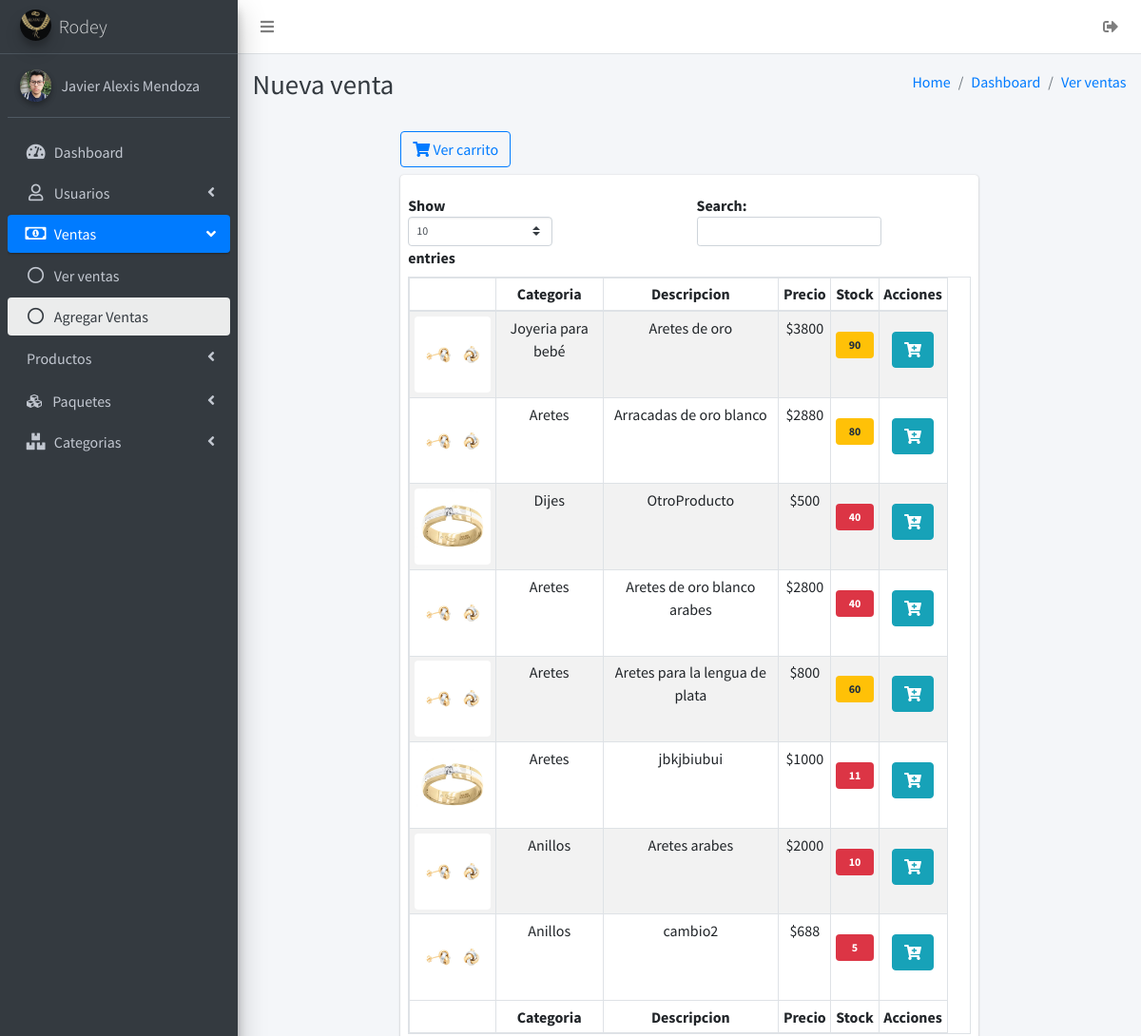
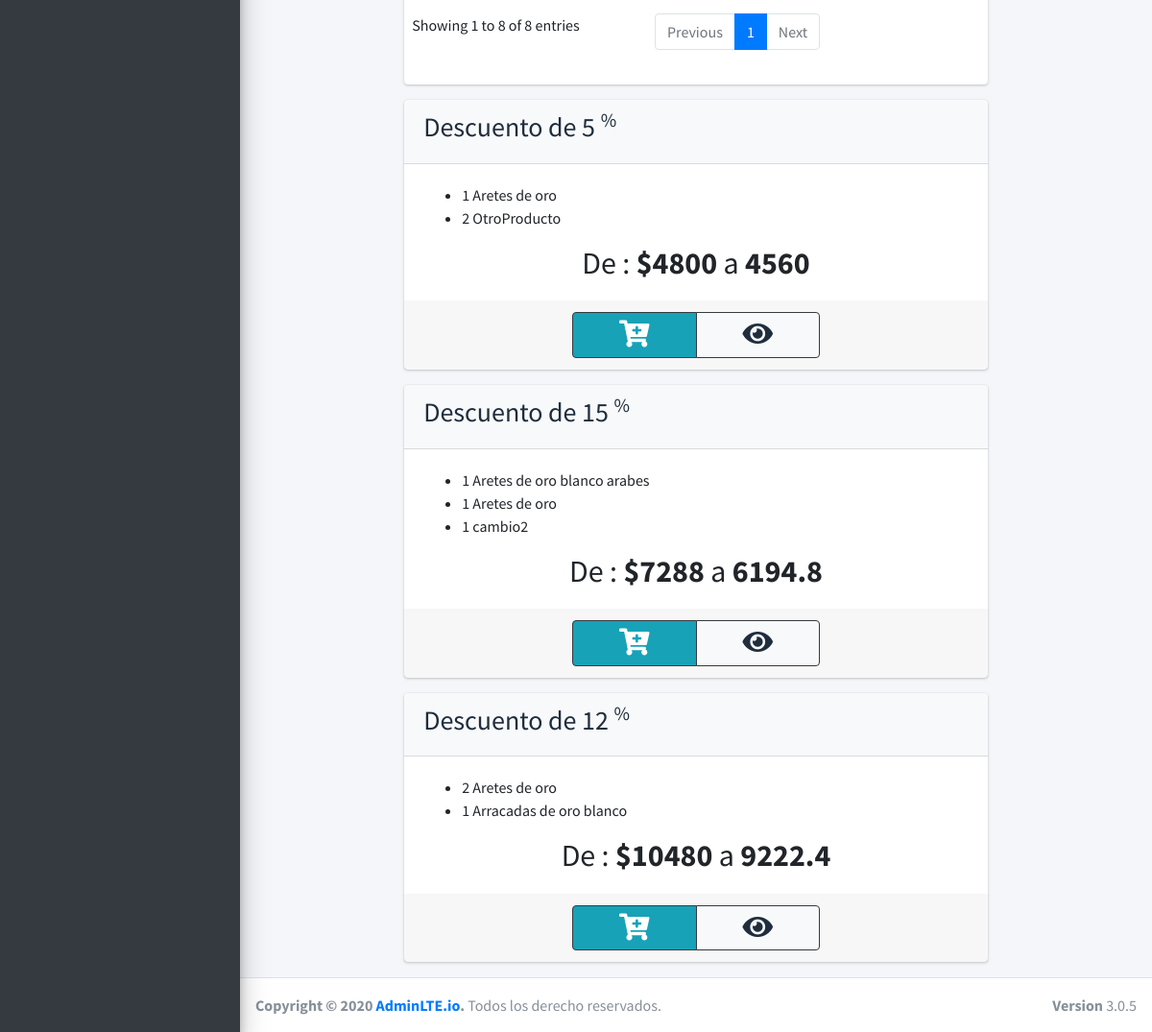
The page /ventas/accionesVenta/nuevaVenta.php (signed in) on the database its author committed (2 pictures, top to bottom).
### tables this page shows
CREATE TABLE `usuarios` (
  `idusuarios` int NOT NULL AUTO_INCREMENT,
  `nombre` varchar(45) NOT NULL,
  `apellidoP` varchar(45) NOT NULL,
  `apellidoM` varchar(45) NOT NULL,
  `numeroCelular` varchar(20) DEFAULT NULL,
  `correoElectronico` varchar(45) DEFAULT NULL,
  `direccion` varchar(100) DEFAULT NULL,
  `estado` tinyint(1) NOT NULL DEFAULT '1',
  `usuario` varchar(30) NOT NULL,
  `contraseña` varchar(300) NOT NULL,
  `imgUsuario` varchar(200) DEFAULT NULL,
  `categoria_usuario` int NOT NULL,
  PRIMARY KEY (`idusuarios`),
  KEY `fk_categoria_idx` (`categoria_usuario`),
  CONSTRAINT `fk_categoria` FOREIGN KEY (`categoria_usuario`) REFERENCES `categoria_usuario` (`idcategoria_usuario`)
);

CREATE TABLE `producto` (
  `idProducto` int NOT NULL AUTO_INCREMENT,
  `categoria_kf` int NOT NULL,
  `descripcion` varchar(150) NOT NULL,
  `costo_compra` float NOT NULL,
  `costo_venta` float NOT NULL,
  `cantidad_stock` int NOT NULL,
  `img_producto` varchar(200) DEFAULT NULL,
  PRIMARY KEY (`idProducto`),
  KEY `fk_producto_categoria_idx` (`categoria_kf`),
  CONSTRAINT `fk_producto_categoria` FOREIGN KEY (`categoria_kf`) REFERENCES `categoria_producto` (`idcategoria_producto`)
);

CREATE TABLE `categoria_producto` (
  `idcategoria_producto` int NOT NULL AUTO_INCREMENT,
  `categoria` varchar(45) NOT NULL,
  PRIMARY KEY (`idcategoria_producto`)
);

CREATE TABLE `stockUsuario` (
  `idUsuario` int NOT NULL,
  `idProducto` int NOT NULL,
  `cantidadProducto` int NOT NULL,
  KEY `fk_stockProducto_idx` (`idProducto`),
  KEY `fk_stockUsuario_idx` (`idUsuario`),
  CONSTRAINT `fk_stockProducto` FOREIGN KEY (`idProducto`) REFERENCES `producto` (`idProducto`),
  CONSTRAINT `fk_stockUsuario` FOREIGN KEY (`idUsuario`) REFERENCES `usuarios` (`idusuarios`)
);

CREATE TABLE `Paquetes` (
  `idpaquete` int NOT NULL AUTO_INCREMENT,
  `idusuario` int NOT NULL,
  `fecha` datetime NOT NULL,
  `precioOriginal` float NOT NULL,
  `precioVenta` float NOT NULL,
  `porcentaje` float NOT NULL,
  PRIMARY KEY (`idpaquete`),
  KEY `idpaquete_idx` (`idpaquete`),
  KEY `fk_usuario_idx` (`idusuario`),
  CONSTRAINT `fk_usuario` FOREIGN KEY (`idusuario`) REFERENCES `usuarios` (`idusuarios`)
);

### ventas/accionesVenta/nuevaVenta.php (the view, shortened to what the rows shown need)
<?php
include '../../sessionIniciada.php';
?>
<!DOCTYPE html>
<html>
<head>
    <link rel="stylesheet" href="../../plugins/fontawesome-free/css/all.min.css">
    <link rel="stylesheet" href="https://code.ionicframework.com/ionicons/2.0.1/css/ionicons.min.css">
    <link rel="stylesheet" href="../../plugins/tempusdominus-bootstrap-4/css/tempusdominus-bootstrap-4.min.css">
    <link rel="stylesheet" href="../../dist/css/adminlte.min.css">
    <link rel="stylesheet" href="../../plugins/overlayScrollbars/css/OverlayScrollbars.min.css">
</head>
<body class="hold-transition sidebar-mini layout-fixed">
    <div class="wrapper">
        <aside class="main-sidebar sidebar-dark-primary elevation-4">
            <div class="sidebar">
                <div class="user-panel mt-3 pb-3 mb-3 d-flex">
                    <div class="image">
                        <img src="../<?= $IMGUSER ?>" class="img-circle elevation-2" alt="User Image">
                    </div>
                    <div class="info">
                        <a href="#" class="d-block"><?php echo $NOMBREUSER ?></a>
                    </div>
                </div>
            </div>
        </aside>
        <div class="content-wrapper">
            <div class="content-header">
                <div class="container-fluid">
                    <div class="row mb-2">
                        <div class="col-sm-6">
                            <h1 class="m-0 text-dark">Nueva venta</h1>
                        </div>
                    </div>
                </div>
            </div>
            <section class="content">
                <div class="container-fluid">
                    <?php
                    include '../../conexiones/conexion.php';
                    $sql = "CALL select_productos_usuario(" . $_SESSION['idusuario'] . ")";
                    $resultado = $conexion->query($sql);
                    ?>
                    <div class="row justify-content-center">
                        <div class="col-lg-8 col-md-10 col-sm-12 justify-content-center">
                            <div class="card">
                                <div
                                    class="card-body w-100 px-2                                                                                                                                                                                                              ">
                                    <table id="example2"
                                        class="table-sm table-hover table-responsive table table-striped table-bordered text-center">
                                        <thead>
                                            <tr>
                                                <th></th>
                                                <th>Categoria</th>
                                                <th>Descripcion</th>
                                                <th>Precio</th>
                                                <th>Stock</th>
                                                <th>Acciones</th>
                                            </tr>
                                        </thead>
                                        <tbody>
                                            <?php
                                            while ($mostrar = mysqli_fetch_array($resultado)) {
                                                $img = $mostrar['img'];
                                            ?>
                                            <tr>
                                                <td><img src="../../img_productos/<?= $img ?>" class="img-rounded"
                                                        alt="" width="80"></td>
                                                <td><?php echo $mostrar['categoria'] ?></td>
                                                <td><?php echo $mostrar['descripcion'] ?></td>
                                                <td><?php echo '$' . $mostrar['costo'] ?></td>
                                                <td><span
                                                        class="badge mt-3 d-block py-2 <?= ($mostrar['stock'] < 50) ? "badge-danger" : (($mostrar['stock'] < 100) ? "badge-warning" : "badge-success") ?> "><?php echo $mostrar['stock'] ?></span>
                                                </td>
                                                <td>
                                                    <div class="btn-group btn-group  mt-3">
                                                        <a class="btn btn-info" href=""><i
                                                                class="fas fa-cart-plus"></i></a>
                                                    </div>
                                                </td>
                                            </tr>
                                            <?php } ?>
                                        </tbody>
                                        <tfoot>
                                            <tr>
                                                <th></th>
                                                <th>Categoria</th>
                                                <th>Descripcion</th>
                                                <th>Precio</th>
                                                <th>Stock</th>
                                                <th>Acciones</th>
                                            </tr>
                                        </tfoot>
                                    </table>
                                </div>
                            </div>
                        </div>
                    </div>
                    <div class="row justify-content-center ">
                        <?php
                        include '../../conexiones/conexion.php';
                        $sqlPaquetes = "SELECT * FROM Joyeria.Paquetes;";
                        $resPaquetes = $conexion->query($sqlPaquetes);
                        while ($mostrar = mysqli_fetch_array($resPaquetes)) {
                            include '../../conexiones/conexion.php';
                            $sqlgetPaquete = 'call getCountProductosPaquete(' . $mostrar['idpaquete'] . ','.$_SESSION['idusuario'].');';
                            $packList = $conexion->query($sqlgetPaquete);
                            $numeroT=mysqli_num_rows($packList);
                            $mtp = mysqli_fetch_array($packList);
                            if($mtp['total']==$numeroT){
                                include '../../conexiones/conexion.php';
                                $sqlgetPaqueteRest = 'call getPaquetes(' . $mostrar['idpaquete'] . ');';
                                $packListRest = $conexion->query($sqlgetPaqueteRest);
                                $lista = "";
                                while ($mtpRest = mysqli_fetch_array($packListRest)) {
                                    $lista .= "<li>";
                                    $lista .= $mtpRest['cantidad_T'] . " " . $mtpRest['descripcion'];
                                    $lista .= "</li>";
                                }
                                echo '<div class="col-lg-8 col-sm-12 ">
                                        <div class="card card-light">
                                            <div class="card-header d-flex justify-content-between">
                                                <h3 class="text-left">Descuento de ' . $mostrar['porcentaje'] . ' <sup style="font-size: 20px">%</sup> </h3>
                                            </div>
                                            <div class="card-body">
                                                <ul>
                                                    ' . $lista . '
                                                </ul>
                                            <p class="card-text text-center h2">De : <strong >$' . $mostrar['precioOriginal'] . '</strong> a <strong>'.$mostrar['precioVenta'].'</strong></p>
                                            </div>
                                            <div class="card-footer text-center text-muted">
                                                <div class="btn-group ">
                                                    <a href="accionesPaquetes/verPaquete.php?idp=' . $mostrar['idpaquete'] . '" class="btn btn-info px-5 border-dark"><strong   class="h3"><i class="fas fa-cart-plus"></i></strong></a>
                                                    <a href="accionesPaquetes/verPaquete.php?idp=' . $mostrar['idpaquete'] . '" class="btn btn-light px-5 border-dark"><strong   class="h3"><i class="fas fa-eye"></i></strong></a>
                                                </div>
                                            </div>
                                        </div>
                                    </div>';
                            }
                        }
                        ?>
                    </div>
                </div>
            </section>
        </div>
    </div>
</body>
</html>

### rows shown on the page
usuarios: imgUsuario (picture), NOMBREUSER "Javier Alexis Mendoza"
producto: img_producto (picture), categoria_kf.categoria "Joyeria para bebé", descripcion "Aretes de oro", costo_venta "3800", stockusuario.cantidadProducto "90"
producto: img_producto (picture), categoria_kf.categoria "Aretes", descripcion "Arracadas de oro blanco", costo_venta "2880", stockusuario.cantidadProducto "80"
producto: img_producto (picture), categoria_kf.categoria "Dijes", descripcion "OtroProducto", costo_venta "500", stockusuario.cantidadProducto "40"
producto: img_producto (picture), categoria_kf.categoria "Aretes", descripcion "Aretes de oro blanco arabes", costo_venta "2800", stockusuario.cantidadProducto "40"
producto: img_producto (picture), categoria_kf.categoria "Aretes", descripcion "Aretes para la lengua de plata", costo_venta "800", stockusuario.cantidadProducto "60"
producto: img_producto (picture), categoria_kf.categoria "Aretes", descripcion "jbkjbiubui", costo_venta "1000", stockusuario.cantidadProducto "11"
producto: img_producto (picture), categoria_kf.categoria "Anillos", descripcion "Aretes arabes", costo_venta "2000", stockusuario.cantidadProducto "10"
producto: img_producto (picture), categoria_kf.categoria "Anillos", descripcion "cambio2", costo_venta "688", stockusuario.cantidadProducto "5"
paquetes: porcentaje "5", value "1 Aretes de oro", value "2 OtroProducto", precioOriginal "4800", precioVenta "4560"
paquetes: porcentaje "15", value "1 Aretes de oro blanco arabes", value "1 Aretes de oro", value "1 cambio2", precioOriginal "7288", precioVenta "6194.8"
paquetes: porcentaje "12", value "2 Aretes de oro", value "1 Arracadas de oro blanco", precioOriginal "10480", precioVenta "9222.4"
